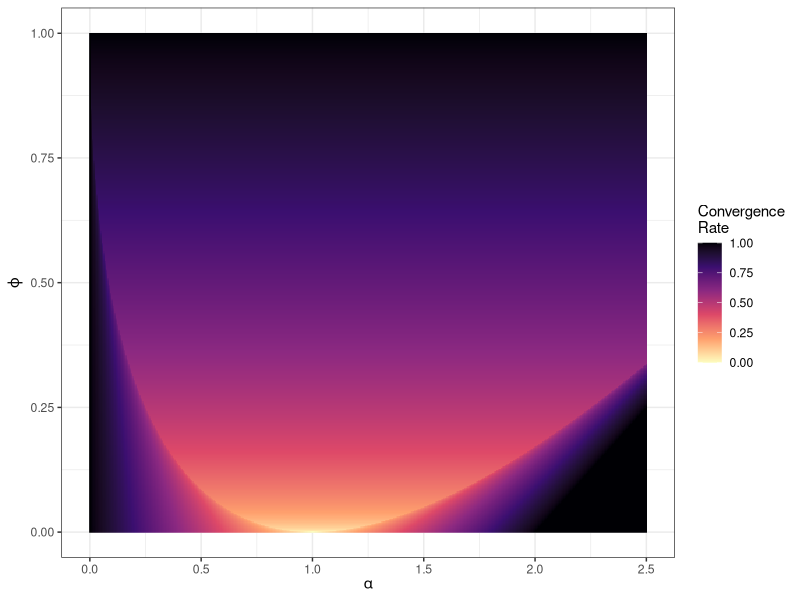
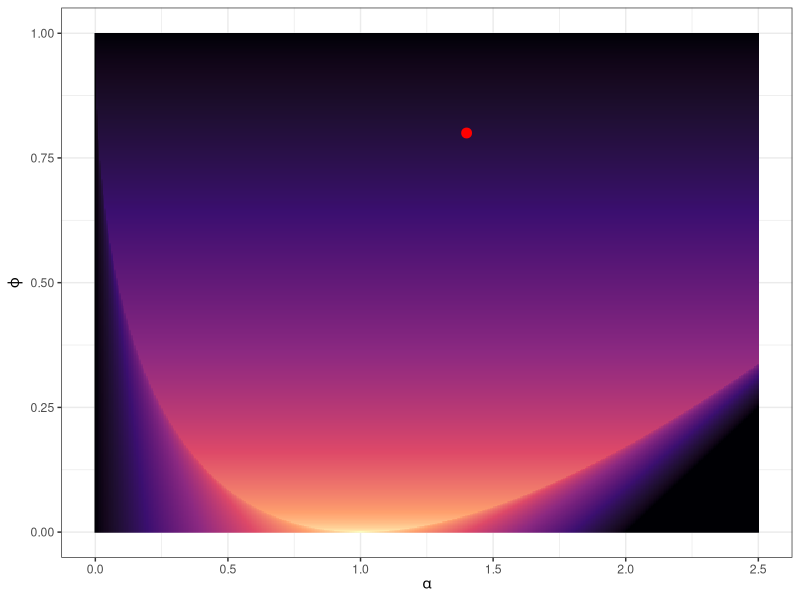
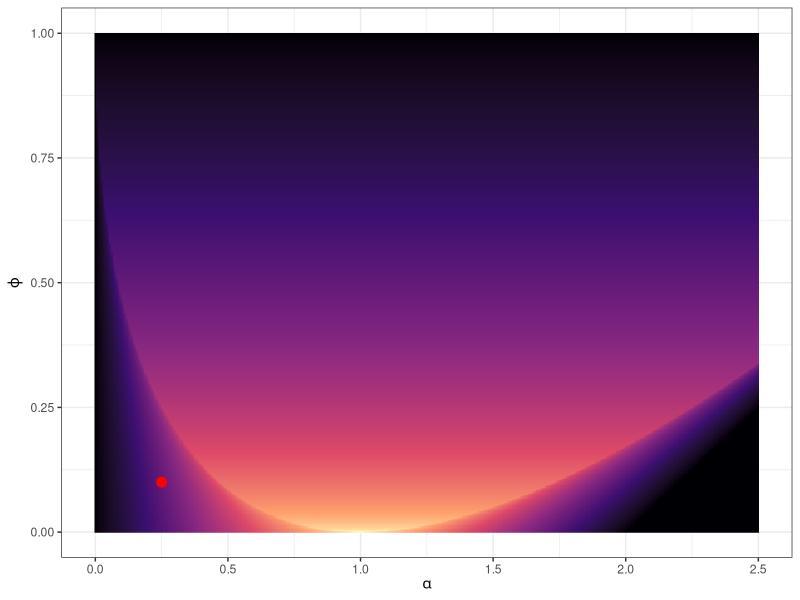
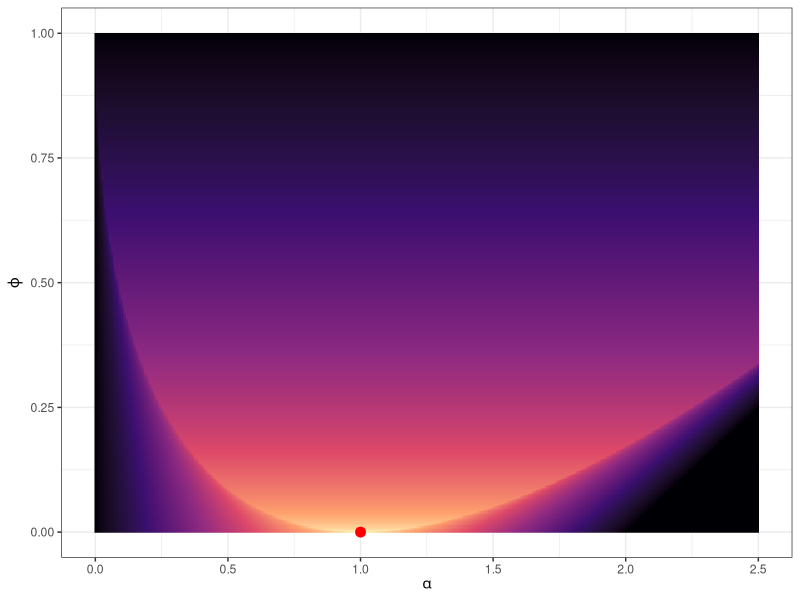
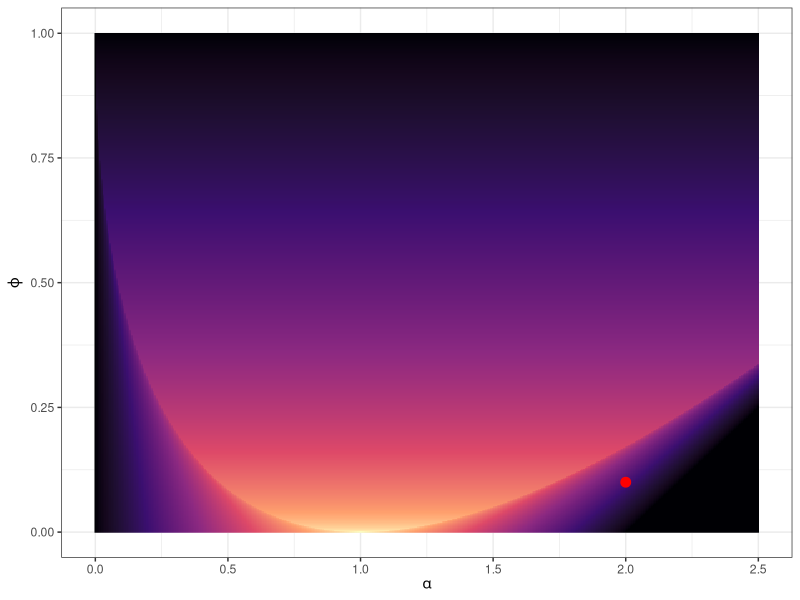
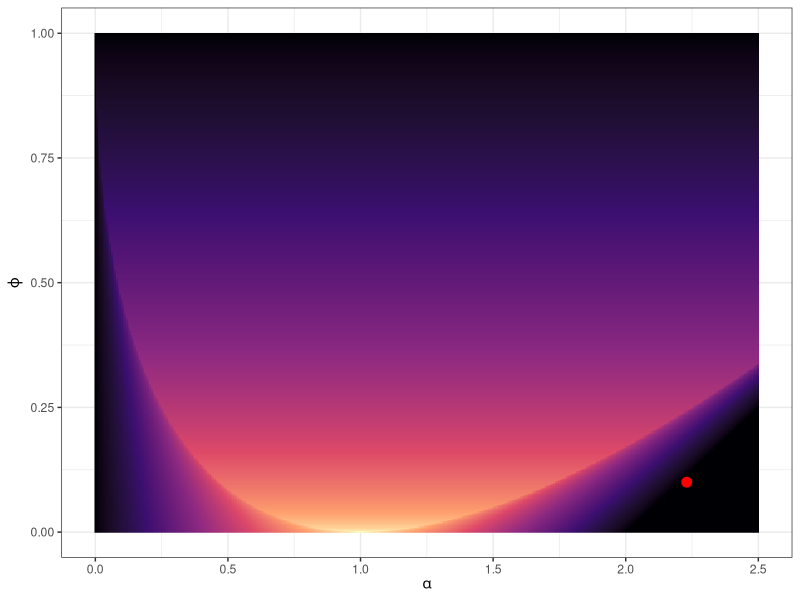

R code for these plots, in order:
# Used in: 03-momquad.tex
#
# Generates convergence region heatmaps showing max{|σ₁|, |σ₂|} over (α, φ)
# for the momentum recursion matrix with λ = 1.
# Each behavior variant adds a red dot at a representative (α, φ) point:
#   ripples: complex EVs (α = 1.4, φ = 0.8)
#   mono:    real positive EVs (α = 0.25, φ = 0.1)
#   1step:   one-step convergence (α = 1.0, φ = 0.0)
#   osc:     real negative EVs (α = 2.0, φ = 0.1)
#   div:     diverging (α = 2.23, φ = 0.1)
# Produces:
#   figure/momentum_conv.pdf
#   figure/momentum_conv_ripples.pdf
#   figure/momentum_conv_mono.pdf
#   figure/momentum_conv_1step.pdf
#   figure/momentum_conv_osc.pdf
#   figure/momentum_conv_div.pdf

library(ggplot2)

set.seed(123L)

n = 400L
grid = expand.grid(
  alpha = seq(0, 2.5, length.out = n),
  phi   = seq(0, 1,   length.out = n)
)

compute_rate = function(alpha, phi) {
  tr   = 1 + phi - alpha
  disc = tr^2 - 4 * phi
  s1   = (tr + sqrt(as.complex(disc))) / 2
  s2   = (tr - sqrt(as.complex(disc))) / 2
  pmin(pmax(Mod(s1), Mod(s2)), 1)
}

grid$rate = mapply(compute_rate, grid$alpha, grid$phi)

make_heatmap = function(dot = NULL) {
  p = ggplot(grid, aes(x = alpha, y = phi, fill = rate)) +
    geom_raster() +
    scale_fill_viridis_c(
      option = "magma", direction = -1, limits = c(0, 1),
      name = "Convergence\nRate"
    ) +
    labs(x = expression(alpha), y = expression(varphi)) +
    theme_bw()
  if (!is.null(dot)) {
    dot_df = data.frame(alpha = dot[1L], phi = dot[2L])
    p = p +
      geom_point(
        data = dot_df, aes(x = alpha, y = phi),
        color = "red", size = 3, inherit.aes = FALSE
      ) +
      guides(fill = "none")
  }
  p
}

dots = list(
  ripples = c(1.4,  0.8),
  mono    = c(0.25, 0.1),
  `1step` = c(1.0,  0.0),
  osc     = c(2.0,  0.1),
  div     = c(2.23, 0.1)
)

ggsave("../figure/momentum_conv.pdf",         make_heatmap(),                 width = 5, height = 3)
ggsave("../figure/momentum_conv_ripples.pdf",  make_heatmap(dots$ripples),    width = 4, height = 3)
ggsave("../figure/momentum_conv_mono.pdf",     make_heatmap(dots$mono),       width = 4, height = 3)
ggsave("../figure/momentum_conv_1step.pdf",    make_heatmap(dots[["1step"]]), width = 4, height = 3)
ggsave("../figure/momentum_conv_osc.pdf",      make_heatmap(dots$osc),        width = 4, height = 3)
ggsave("../figure/momentum_conv_div.pdf",      make_heatmap(dots$div),        width = 4, height = 3)
